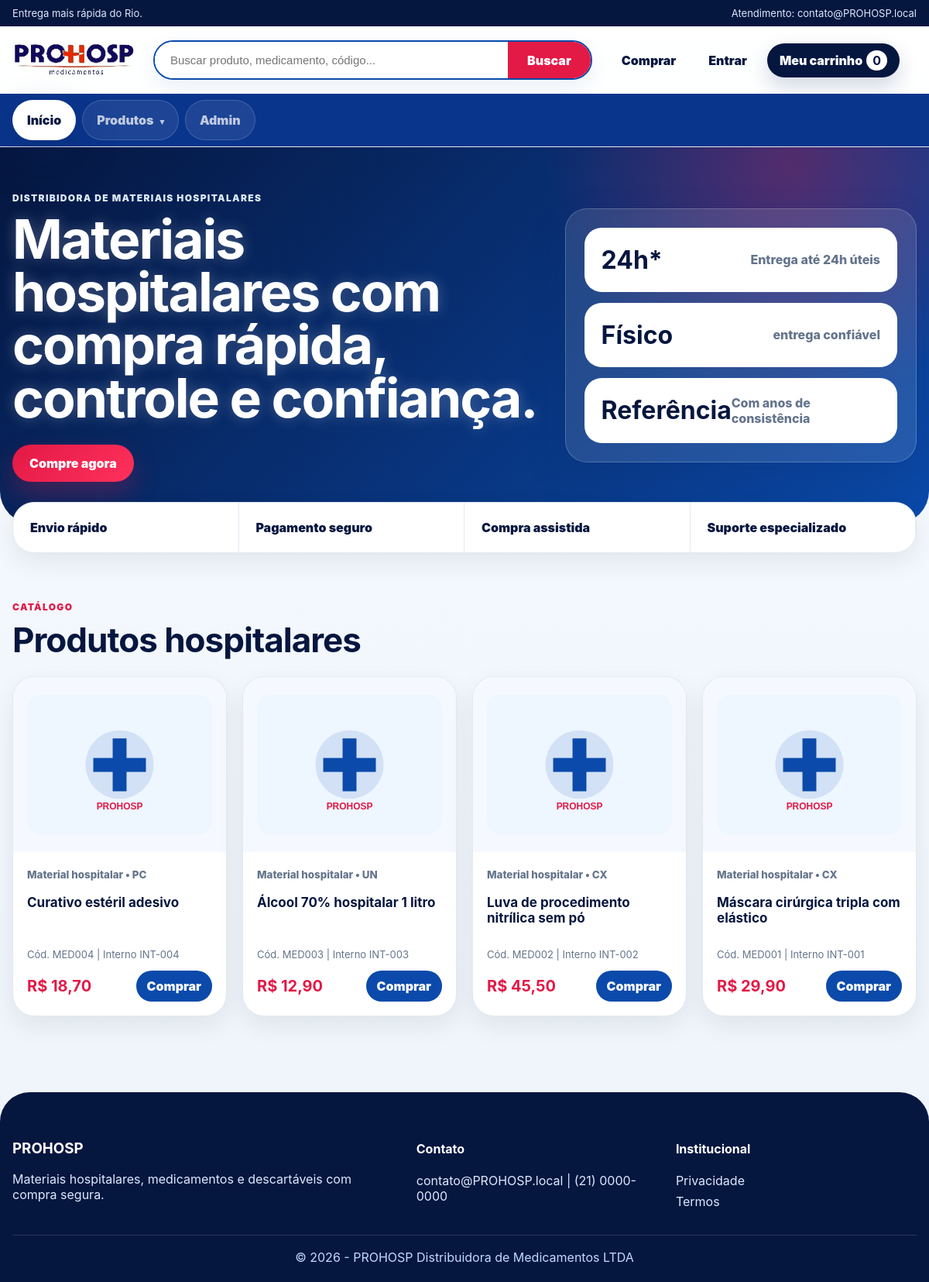
The page / on the database its author committed.
### tables this page shows
CREATE TABLE menus (
  id INT AUTO_INCREMENT PRIMARY KEY,
  parent_id INT NULL,
  titulo VARCHAR(90) NOT NULL,
  url VARCHAR(255) NOT NULL,
  ordem INT NOT NULL DEFAULT 1,
  subordem INT NOT NULL DEFAULT 1,
  ativo TINYINT(1) NOT NULL DEFAULT 1,
  criado_em TIMESTAMP DEFAULT CURRENT_TIMESTAMP,
  INDEX idx_menus_parent (parent_id)
);

CREATE TABLE produtos (
  id INT AUTO_INCREMENT PRIMARY KEY,
  codigo VARCHAR(60) NOT NULL,
  codigo_interno VARCHAR(60) NOT NULL,
  descricao VARCHAR(255) NOT NULL,
  tipo ENUM('UN','CX','PC','BS') NOT NULL DEFAULT 'UN',
  categoria ENUM('Medicamento','Material hospitalar') NOT NULL DEFAULT 'Material hospitalar',
  preco DECIMAL(10,2) NOT NULL DEFAULT 0.00,
  imagem VARCHAR(255) NULL,
  ativo TINYINT(1) NOT NULL DEFAULT 1,
  criado_em DATETIME NULL,
  atualizado_em TIMESTAMP DEFAULT CURRENT_TIMESTAMP ON UPDATE CURRENT_TIMESTAMP,
  INDEX idx_produtos_codigo (codigo),
  INDEX idx_produtos_categoria (categoria)
);

### includes/funcoes.php (called while the page is built, shortened)
<?php
function e($valor): string {
    return htmlspecialchars((string)$valor, ENT_QUOTES, 'UTF-8');
}
function moeda($valor): string {
    return 'R$ ' . number_format((float)$valor, 2, ',', '.');
}
function base_instalacao(): string {
    $script = str_replace('\\', '/', $_SERVER['SCRIPT_NAME'] ?? '');
    $dir = rtrim(str_replace('\\', '/', dirname($script)), '/');
    if ($dir === '/' || $dir === '.' || $dir === '') {
        return '';
    }
    return $dir;
}
function url_base(string $path = ''): string {
    $base = base_instalacao();
    $path = ltrim($path, '/');
    return ($base === '' ? '' : $base) . '/' . $path;
}
function buscar_ajustes(PDO $pdo): array {
    $stmt = $pdo->query('SELECT chave, valor FROM ajustes_pagina');
    $dados = [];
    foreach ($stmt->fetchAll() as $row) {
        $dados[$row['chave']] = $row['valor'];
    }
    return $dados;
}

### index.php (the view, shortened to what this page needs)
<?php require_once __DIR__ . '/includes/header.php';
$where = 'WHERE ativo = 1';
$params = [];
$stmt = $pdo->prepare("SELECT * FROM produtos $where ORDER BY id DESC LIMIT 24");
$stmt->execute($params);
$produtos = $stmt->fetchAll();
?>
<main>
  <section class="hero-modern">
    <div class="container hero-grid">
      <div class="hero-copy">
        <span class="eyebrow">Distribidora de materiais hospitalares</span>
        <h1>Materiais hospitalares com compra rápida, controle e confiança.</h1>
        <div class="hero-actions"><a class="btn primary" href="#produtos">Compre agora</a></div>
      </div>
      <div class="hero-panel"><div class="stat"><b>24h*</b><span>Entrega até 24h úteis</span></div><div class="stat"><b>Físico</b><span>entrega confiável</span></div><div class="stat"><b>Referência</b><span>Com anos de consistência</span></div></div>
    </div>
  </section>
  <section class="container trust-row"><div>Envio rápido</div><div>Pagamento seguro</div><div>Compra assistida</div><div>Suporte especializado</div></section>
  <section class="container section" id="produtos">
    <div class="section-head"><div><span class="eyebrow red">Catálogo</span><h2>Produtos hospitalares</h2></div></div>
    <div class="product-grid">
      <?php foreach ($produtos as $p): ?>
      <article class="product-card" data-id="<?= (int)$p['id'] ?>">
        <div class="product-img"><img loading="lazy" src="<?= e(url_base($p['imagem'] ?: 'assets/img/placeholder-med.svg')) ?>" alt="<?= e($p['descricao']) ?>"></div>
        <div class="product-body">
          <small><?= e($p['categoria']) ?> • <?= e($p['tipo']) ?></small>
          <h3><?= e($p['descricao']) ?></h3>
          <p>Cód. <?= e($p['codigo']) ?> | Interno <?= e($p['codigo_interno']) ?></p>
          <div class="price-row"><strong><?= moeda($p['preco']) ?></strong><button type="button" class="add-cart">Comprar</button></div>
        </div>
      </article>
      <?php endforeach; ?>
    </div>
  </section>
</main>
<?php require_once __DIR__ . '/includes/footer.php'; ?>

### includes/header.php (shortened to what this page needs)
<?php
require_once __DIR__ . '/../config/banco.php';
require_once __DIR__ . '/funcoes.php';
function url_normalize(string $path): string {
    if ($path === '' || $path === '/') {
        return '/index.php';
    }
    return $path;
}
function request_path(): string {
    $uri = $_SERVER['REQUEST_URI'] ?? '/';
    $uri = strtok($uri, '#');
    $parts = parse_url($uri);
    $path = $parts['path'] ?? '/';
    return url_normalize($path);
}
function request_query(): string {
    $uri = $_SERVER['REQUEST_URI'] ?? '/';
    $uri = strtok($uri, '#');
    $parts = parse_url($uri);
    return $parts['query'] ?? '';
}
$currentPath = request_path();
$currentQuery = request_query();
$ajustes = buscar_ajustes($pdo);
$menus = $pdo->query('SELECT id, parent_id, titulo, url FROM menus WHERE ativo = 1 ORDER BY ordem, subordem, id')->fetchAll();
$menusPorPai = [];
foreach ($menus as $menu) {
    $menusPorPai[(int)($menu['parent_id'] ?? 0)][] = $menu;
}
$logo = $ajustes['logo'] ?? '';
$defaultLogo = 'assets/img/logo.png';
if ($logo === '') {
  $logo = $defaultLogo;
}
$nomeLoja = $ajustes['nome_loja'] ?? 'PROHOSP';
?>
<!DOCTYPE html>
<html lang="pt-BR">
<head>
  <link rel="stylesheet" href="<?= e(url_base('assets/css/style.css')) ?>">
</head>
<body class="storefront-body">
<header class="site-header">
  <div class="topline">
    <div class="container topgrid">
      <span>Entrega mais rápida do Rio.</span>
      <span><?= e($ajustes['contato_topo'] ?? 'Atendimento: contato@PROHOSP.local') ?></span>
    </div>
  </div>
  <div class="container header-main">
    <a class="brand" href="<?= e(url_base('index.php')) ?>" aria-label="Página inicial">
      <?php if ($logo): ?><img src="<?= e(url_base($logo)) ?>" alt="<?= e($nomeLoja) ?>"><?php else: ?><span class="brand-mark">+</span><?php endif; ?>
    </a>
    <form class="search" action="<?= e(url_base('index.php')) ?>" method="get">
      <input name="busca" placeholder="Buscar produto, medicamento, código..." value="<?= e($_GET['busca'] ?? '') ?>">
      <button type="submit">Buscar</button>
    </form>
    <div class="actions-right">
      <a class="action-link" href="#produtos">Comprar</a>
      <a class="action-link" href="<?= e(url_base('admin/login.php')) ?>">Entrar</a>
      <a class="cart-pill" href="<?= e(url_base('carrinho.php')) ?>"><span>Meu carrinho</span><b class="cart-count">0</b></a>
    </div>
  </div>
  <nav id="main-nav" class="main-nav" role="navigation" aria-label="Menu principal">
    <div class="container nav-scroll">
      <?php foreach ($menusPorPai[0] ?? [] as $menu): ?>
      <?php
        $menuUrl = trim($menu['url'] ?? '');
        $menuHref = $menuUrl !== '' ? url_base($menuUrl) : '#';
        $menuActive = false;
        if ($menuUrl !== '') {
            $menuParts = parse_url($menuHref);
            $menuPath = url_normalize($menuParts['path'] ?? '/');
            $menuQuery = $menuParts['query'] ?? '';
            $menuActive = !isset($menuParts['fragment']) && $menuPath === $currentPath && $menuQuery === $currentQuery;
        }
        $submenus = $menusPorPai[(int)$menu['id']] ?? [];
      ?>
      <?php if ($submenus): ?>
      <div class="nav-item has-submenu">
        <a class="nav-link<?= $menuActive ? ' active' : '' ?>" href="<?= e($menuHref) ?>"><?= e($menu['titulo']) ?></a>
      </div>
      <?php else: ?>
      <a class="nav-link<?= $menuActive ? ' active' : '' ?>" href="<?= e($menuHref) ?>"><?= e($menu['titulo']) ?></a>
      <?php endif; ?>
      <?php endforeach; ?>
    </div>
  </nav>
</header>

### includes/footer.php (shortened to what this page needs)
<?php $ajustes = $ajustes ?? buscar_ajustes($pdo); ?>
<footer class="footer">
  <div class="container footer-grid">
    <div>
      <h3><?= e($ajustes['nome_loja'] ?? 'PROHOSP') ?></h3>
      <p><?= e($ajustes['texto_footer'] ?? 'Materiais hospitalares, medicamentos e descartáveis com gestão simples e segura.') ?></p>
    </div>
    <div><h4>Contato</h4><p><?= e($ajustes['contato_footer'] ?? 'contato@PROHOSP.local') ?></p></div>
    <div><h4>Institucional</h4><a href="#">Privacidade</a><a href="#">Termos</a></div>
  </div>
  <center><div class="container copyright">© <?= date('Y') ?> - PROHOSP Distribuidora de Medicamentos LTDA</div></center>
</footer>
</body>
</html>

### rows shown on the page
menus: titulo "Início"
menus: titulo "Produtos"
menus: titulo "Admin"
produtos: imagem (placeholder picture), categoria "Material hospitalar", tipo "PC", descricao "Curativo estéril adesivo", codigo "MED004", codigo_interno "INT-004", preco "R$ 18,70"
produtos: imagem (placeholder picture), categoria "Material hospitalar", tipo "UN", descricao "Álcool 70% hospitalar 1 litro", codigo "MED003", codigo_interno "INT-003", preco "R$ 12,90"
produtos: imagem (placeholder picture), categoria "Material hospitalar", tipo "CX", descricao "Luva de procedimento nitrílica sem pó", codigo "MED002", codigo_interno "INT-002", preco "R$ 45,50"
produtos: imagem (placeholder picture), categoria "Material hospitalar", tipo "CX", descricao "Máscara cirúrgica tripla com elástico", codigo "MED001", codigo_interno "INT-001", preco "R$ 29,90"

### other values the page prints
$ajustes['contato_topo'] "Atendimento: contato@PROHOSP.local"
$ajustes['nome_loja'] "PROHOSP"
$ajustes['texto_footer'] "Materiais hospitalares, medicamentos e descartáveis com compra segura."
$ajustes['contato_footer'] "contato@PROHOSP.local | (21) 0000-0000"
